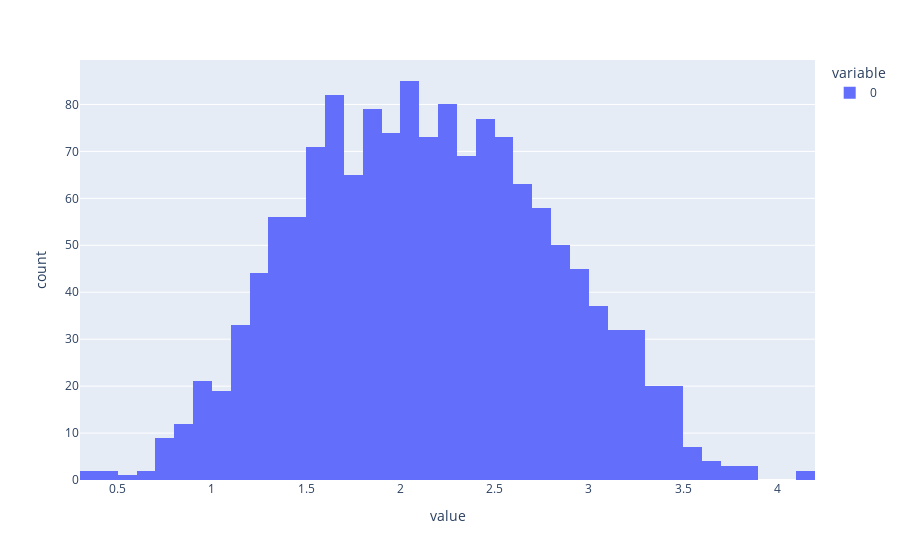

The code cell stored with this chart in its notebook:
### Markdown cell above
We see that the Monte Carlo expectations for $l_1$ and $l_2$ do *not* agree with a MAP estimate, which is completely expected: the mean and mode of a density typically do not coincide. In addition, the Monte Carlo for their distance also does not agree. We plot the histogram of distance samples below, which is clearly non-Gaussian:

### Code cell
print(f"Histogram for {len(d12_samples)} |l2-l1| samples")
px.histogram(d12_samples)

### Figure 1 — Plotly figure (JSON) as saved in the notebook; plotly's stock layout.template omitted (floating-point values rounded to 4 significant figures; data arrays with more than 128 entries replaced by an {"elided": "..."} marker saying what was removed)
{"data": [{"alignmentgroup": "True", "bingroup": "x", "hovertemplate": "variable=0<br>value=%{x}<br>count=%{y}<extra></extra>", "legendgroup": "0", "marker": {"color": "#636efa", "pattern": {"shape": ""}}, "name": "0", "offsetgroup": "0", "orientation": "v", "showlegend": true, "type": "histogram", "x": {"elided": "1461 float values"}, "xaxis": "x", "yaxis": "y"}], "layout": {"barmode": "relative", "legend": {"title": {"text": "variable"}, "tracegroupgap": 0}, "margin": {"t": 60}, "xaxis": {"anchor": "y", "domain": [0, 1], "title": {"text": "value"}}, "yaxis": {"anchor": "x", "domain": [0, 1], "title": {"text": "count"}}}}
